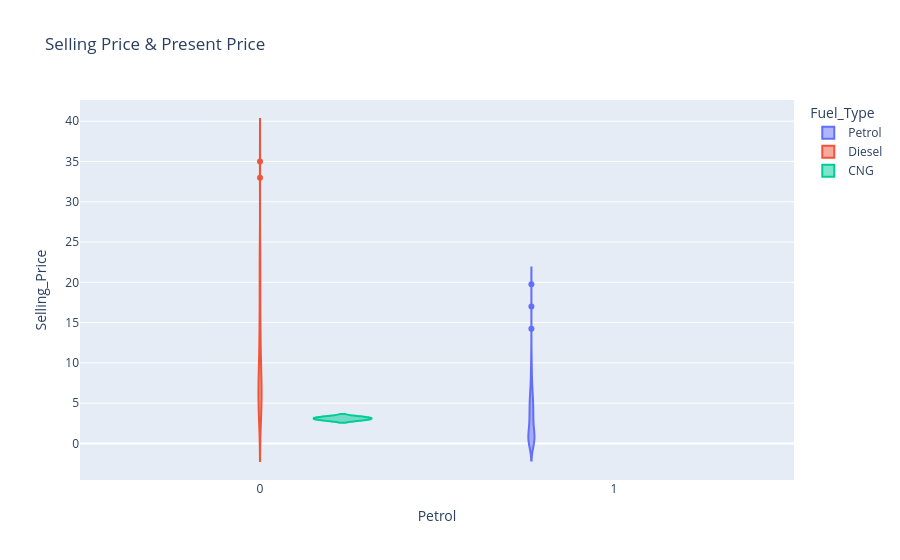

The notebook cell this image was saved under:
### Code cell
present_price = px.violin(cars, y = 'Selling_Price', x = 'Petrol', color= 'Fuel_Type', title = 'Selling Price & Present Price') #marginal puts that box ontop of the box on top of the plot to seen the pecentiles, median, etc.
#color will color a particular grapgh using two categories from a colum that contains E.g. Yes/No
#scatter will help show if there is a correlation between the two data. (selection of the test data vs the target data)
present_price.show()   #but we can use this feature to train the model cus its just too easy to predict

### Figure 1 — Plotly figure (JSON) as saved in the notebook; plotly's stock layout.template omitted (floating-point values rounded to 4 significant figures; data arrays with more than 128 entries replaced by an {"elided": "..."} marker saying what was removed)
{"data": [{"alignmentgroup": "True", "box": {"visible": false}, "hovertemplate": "Fuel_Type=Petrol<br>Petrol=%{x}<br>Selling_Price=%{y}<extra></extra>", "legendgroup": "Petrol", "marker": {"color": "#636efa"}, "name": "Petrol", "offsetgroup": "Petrol", "orientation": "v", "scalegroup": "True", "showlegend": true, "type": "violin", "x": {"elided": "239 float values"}, "x0": " ", "xaxis": "x", "y": {"elided": "239 float values"}, "y0": " ", "yaxis": "y"}, {"alignmentgroup": "True", "box": {"visible": false}, "hovertemplate": "Fuel_Type=Diesel<br>Petrol=%{x}<br>Selling_Price=%{y}<extra></extra>", "legendgroup": "Diesel", "marker": {"color": "#EF553B"}, "name": "Diesel", "offsetgroup": "Diesel", "orientation": "v", "scalegroup": "True", "showlegend": true, "type": "violin", "x": [0.0, 0.0, 0.0, 0.0, 0.0, 0.0, 0.0, 0.0, 0.0, 0.0, 0.0, 0.0, 0.0, 0.0, 0.0, 0.0, 0.0, 0.0, 0.0, 0.0, 0.0, 0.0, 0.0, 0.0, 0.0, 0.0, 0.0, 0.0, 0.0, 0.0, 0.0, 0.0, 0.0, 0.0, 0.0, 0.0, 0.0, 0.0, 0.0, 0.0, 0.0, 0.0, 0.0, 0.0, 0.0, 0.0, 0.0, 0.0, 0.0, 0.0, 0.0, 0.0, 0.0, 0.0, 0.0, 0.0, 0.0, 0.0, 0.0, 0.0], "x0": " ", "xaxis": "x", "y": [4.75, 4.6, 9.25, 6.5, 8.75, 7.45, 6.85, 7.75, 7.25, 7.75, 7.45, 3.1, 4.95, 6.0, 5.5, 5.5, 14.9, 23.0, 18.0, 16.0, 19.99, 18.75, 23.5, 33.0, 4.75, 9.25, 3.95, 4.5, 4.9, 14.5, 14.73, 4.75, 23.0, 12.5, 3.49, 35.0, 11.25, 23.0, 20.75, 9.65, 3.25, 4.85, 11.75, 6.0, 8.25, 4.95, 3.1, 6.15, 3.9, 11.25, 5.35, 5.95, 5.2, 12.9, 7.2, 8.35, 8.25, 8.55, 9.5, 11.5], "y0": " ", "yaxis": "y"}, {"alignmentgroup": "True", "box": {"visible": false}, "hovertemplate": "Fuel_Type=CNG<br>Petrol=%{x}<br>Selling_Price=%{y}<extra></extra>", "legendgroup": "CNG", "marker": {"color": "#00cc96"}, "name": "CNG", "offsetgroup": "CNG", "orientation": "v", "scalegroup": "True", "showlegend": true, "type": "violin", "x": [0.0, 0.0], "x0": " ", "xaxis": "x", "y": [3.25, 2.95], "y0": " ", "yaxis": "y"}], "layout": {"legend": {"title": {"text": "Fuel_Type"}, "tracegroupgap": 0}, "title": {"text": "Selling Price & Present Price"}, "violinmode": "group", "xaxis": {"anchor": "y", "domain": [0, 1], "title": {"text": "Petrol"}}, "yaxis": {"anchor": "x", "domain": [0, 1], "title": {"text": "Selling_Price"}}}}
